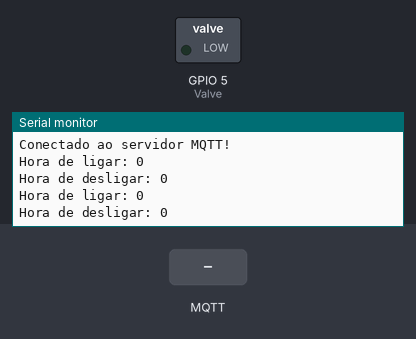
A sketch run on a simulated ESP8266 (NodeMCU). Shown: switched loads named in the sketch (green lamp = pin HIGH), the last lines printed to the serial monitor. The test bench sets the inputs (shaded band). WiFi joins after 1.5 s; servers stay silent unless stated; no MQTT or app messages arrive unless stated.

Above: at 3.0 s.
3.1 s: MQTT message "5" arrives on the first subscribed topic
At 4.8 s:
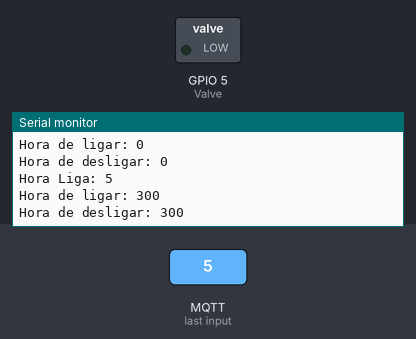
5.4 s: MQTT message "5" arrives on the second subscribed topic
At 6.8 s:
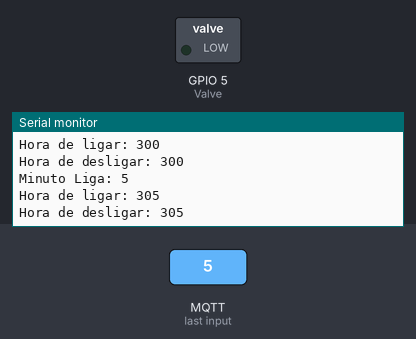
7.4 s: MQTT message "5" arrives on the third subscribed topic
At 8.5 s:
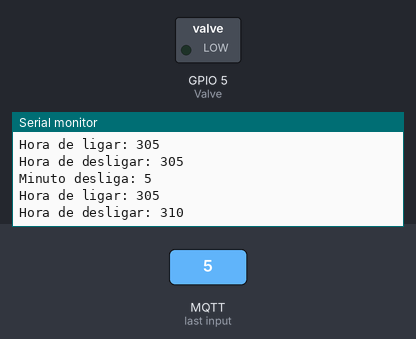
Timing chart, 0 to 10.4 s (numbered marks = the images above; inputs shaded):
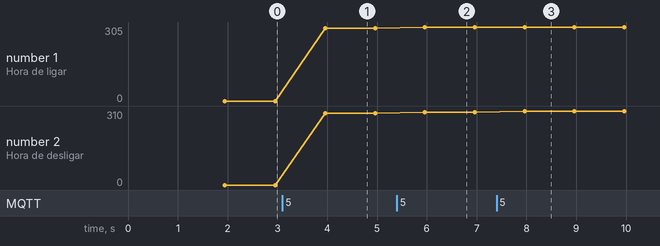

The sketch:

Irrigaflor_Arduino.ino
```cpp
/*
   TimeNTP_ESP8266WiFi.ino
   Example showing time sync to NTP time source

   This sketch uses the ESP8266WiFi library
*/

#include <TimeLib.h> //https://github.com/PaulStoffregen/Time
#include <ESP8266WiFi.h>
#include <WiFiUdp.h>
#include <PubSubClient.h>

const char* mqtt_server = "11.111.11.111";// COLOQUE AQUI O IP DO SEU SERVIDOR MQTT
const char* mqttUser = "seuUser"; // SEU USUARIO MQTT
const char* mqttPassword = "seuPass"; // SUA SENHA DO USER MQTT

const String MQTT_HOUR_ON_TOPIC = "horaLiga";
const String MQTT_MINUTE_ON_TOPIC = "minutoLiga";
const String MQTT_MINUTE_OFF_TOPIC = "minutoDesl";

int  horaLiga;
int  minutoLiga;
int  horaDesl;
int  minutoDesl;

int hourToMin;
int sumHourMin;
int hourOnToMin;
int sumHourMinOn;
int hourOffToMin;
int sumHourMinOff;

const char ssid[] = "JWIFI";  // SSID da sua rede wi-fi
const char pass[] = "casa1234";       // Senha da sua rede wi-fi

int Valve = 5;                // Pino Utilizado
boolean stateValve;           // Estado do pino Relay
uint8_t status_auto = true;


/*
-------------------------------------------------
NodeMCU / ESP8266  |  NodeMCU / ESP8266  |
D0 = 16            |  D6 = 12            |
D1 = 5             |  D7 = 13            |
D2 = 4             |  D8 = 15            |
D3 = 0             |  D9 = 3             |
D4 = 2             |  D10 = 1            |
D5 = 14            |                     |
-------------------------------------------------
*/
// NTP Servers:
static const char ntpServerName[] = "us.pool.ntp.org";

const int timeZone = -3;     // Central European Time

WiFiClient espClient;
PubSubClient client(espClient);

WiFiUDP Udp;
unsigned int localPort = 8888;  // local port to listen for UDP packets

time_t getNtpTime();
void digitalClockDisplay();
void printDigits(int digits);
void sendNTPpacket(IPAddress &address);

void callback(char* topic, byte* payload, unsigned int length)
{
  String payloadStr = "";
  for (int i = 0; i < length; i++)
  {
    payloadStr += (char)payload[i];
  }
  String topicStr = String(topic);

  if (topicStr.equals(MQTT_HOUR_ON_TOPIC))
  {
    horaLiga = payloadStr.toInt();
    Serial.print("Hora Liga: ");
    Serial.println(horaLiga);
  }
  if (topicStr.equals(MQTT_MINUTE_ON_TOPIC))
  {
    minutoLiga = payloadStr.toInt();
    Serial.print("Minuto Liga: ");
    Serial.println(minutoLiga);
  }
  if (topicStr.equals(MQTT_MINUTE_OFF_TOPIC))
  {
    minutoDesl = payloadStr.toInt();
    Serial.print("Minuto desliga: ");
    Serial.println(minutoDesl);
  }
}
void GPIO_handler()
{
  if (digitalRead(Valve) != stateValve)
  {
    digitalWrite(Valve, stateValve);
    Serial.println("*WifiRTC: Estado da GPIO mudou ");
  }
}
void setup()
{
  Serial.begin(9600);
  pinMode(Valve, OUTPUT);
  digitalWrite(Valve, stateValve);
  delay(250);
  Serial.println("TimeNTP Example");
  Serial.print("Connecting to ");
  Serial.println(ssid);
  WiFi.begin(ssid, pass);
  client.setServer(mqtt_server, 1883);
  client.setCallback(callback);
  while (WiFi.status() != WL_CONNECTED)
  {
    delay(500);
    Serial.print(".");
  }
  Serial.print("IP number assigned by DHCP is ");
  Serial.println(WiFi.localIP());
  Serial.println("Starting UDP");
  Udp.begin(localPort);
  Serial.print("Local port: ");
  Serial.println(Udp.localPort());
  Serial.println("waiting for sync");
  setSyncProvider(getNtpTime);
  setSyncInterval(300);
}

void reconnect()
{
  // Loop until we're reconnected
  while (!client.connected())
  {
    Serial.println("Conectando ao servidor MQTT...");
    if (client.connect("Projetovalv", mqttUser, mqttPassword ))
    {
      Serial.println("Conectado ao servidor MQTT!");
    } else
    {

      Serial.print("Falha ao conectar ");
      Serial.print(client.state());
      delay(2000);

    }
  }
  client.subscribe("horaLiga");
  client.subscribe("minutoLiga");
  client.subscribe("minutoDesl");
}


char hora[30];
char horaLigar[10];
char horaDesligar[10];
void turnOn()
{
  stateValve = true;
}

void turnOff()
{
  stateValve = false;
}
time_t prevDisplay = 0; // when the digital clock was displayed
void TimedAction()
{ //executa
  hourToMin = hour() * 60;
  sumHourMin = hourToMin + minute();
  hourOnToMin = horaLiga * 60;
  sumHourMinOn =  hourOnToMin + minutoLiga;
  hourOffToMin = hourToMin;
  sumHourMinOff = sumHourMinOn + minutoDesl;

  if (status_auto)
  {
    if (sumHourMinOn == sumHourMin)
    {
      turnOn();
    } else if (sumHourMinOff == sumHourMin)
    {
      turnOff();
    }
    GPIO_handler();
  }
  Serial.print("Hora de ligar: ");
  Serial.println(sumHourMinOn);
  Serial.print("Hora de desligar: ");
  Serial.println(sumHourMinOff);
  delay(1000);
}

void loop()
{
  if (!client.connected()) {
    reconnect();
  }
  client.loop();
  RTCSoft();
  TimedAction();

}

void RTCSoft()
{
  if (timeStatus() != timeNotSet) {
    if (now() != prevDisplay) {
      prevDisplay = now();
      TimedAction();
    }
  }
}

void printDigits(int digits)
{
  // utility for digital clock display: prints preceding colon and leading 0
  Serial.print(":");
  if (digits < 10)
    Serial.print('0');
  Serial.print(digits);
}

/*-------- NTP code ----------*/

const int NTP_PACKET_SIZE = 48; // NTP time is in the first 48 bytes of message
byte packetBuffer[NTP_PACKET_SIZE]; //buffer to hold incoming & outgoing packets

time_t getNtpTime()
{
  IPAddress ntpServerIP; // NTP server's ip address

  while (Udp.parsePacket() > 0) ; // discard any previously received packets
  Serial.println("Transmit NTP Request");
  WiFi.hostByName(ntpServerName, ntpServerIP);
  Serial.print(ntpServerName);
  Serial.print(": ");
  Serial.println(ntpServerIP);
  sendNTPpacket(ntpServerIP);
  uint32_t beginWait = millis();
  while (millis() - beginWait < 1500) {
    int size = Udp.parsePacket();
    if (size >= NTP_PACKET_SIZE) {
      Serial.println("Receive NTP Response");
      Udp.read(packetBuffer, NTP_PACKET_SIZE);  // read packet into the buffer
      unsigned long secsSince1900;
      // convert four bytes starting at location 40 to a long integer
      secsSince1900 =  (unsigned long)packetBuffer[40] << 24;
      secsSince1900 |= (unsigned long)packetBuffer[41] << 16;
      secsSince1900 |= (unsigned long)packetBuffer[42] << 8;
      secsSince1900 |= (unsigned long)packetBuffer[43];
      return secsSince1900 - 2208988800UL + timeZone * SECS_PER_HOUR;
    }
  }
  Serial.println("No NTP Response :-(");
  return 0; // return 0 if unable to get the time
}

void sendNTPpacket(IPAddress &address)
{
  memset(packetBuffer, 0, NTP_PACKET_SIZE);
  packetBuffer[0] = 0b11100011;   // LI, Version, Mode
  packetBuffer[1] = 0;     // Stratum, or type of clock
  packetBuffer[2] = 6;     // Polling Interval
  packetBuffer[3] = 0xEC;  // Peer Clock Precision
  packetBuffer[12] = 49;
  packetBuffer[13] = 0x4E;
  packetBuffer[14] = 49;
  packetBuffer[15] = 52;

  Udp.beginPacket(address, 123); //NTP requests are to port 123
  Udp.write(packetBuffer, NTP_PACKET_SIZE);
  Udp.endPacket();
}
```

Measured:
- after the input at 3.1 s, the serial monitor: prints a new line after 0.86 s (image 1)
- after the input at 5.4 s, the serial monitor: prints a new line after 0.56 s (image 2)
- after the input at 7.4 s, the serial monitor: prints a new line after 0.56 s (image 3)
- plotted number 1: 0 → 300 after the input at 3.1 s, 300 → 305 after the input at 5.4 s
- plotted number 2: 0 → 300 after the input at 3.1 s, 300 → 305 after the input at 5.4 s, 305 → 310 after the input at 7.4 s
